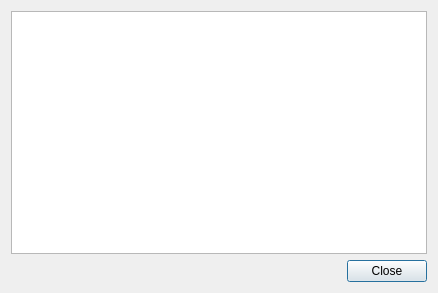
<?xml version="1.0" encoding="UTF-8"?>
<ui version="4.0">
 <class>about</class>
 <widget class="QDialog" name="about">
  <property name="geometry">
   <rect>
    <x>0</x>
    <y>0</y>
    <width>438</width>
    <height>293</height>
   </rect>
  </property>
  <property name="windowTitle">
   <string> About Razor</string>
  </property>
  <layout class="QGridLayout" name="gridLayout">
   <item row="0" column="0">
    <widget class="QTextBrowser" name="textBrowser">
     <property name="openExternalLinks">
      <bool>true</bool>
     </property>
    </widget>
   </item>
   <item row="1" column="0">
    <widget class="QDialogButtonBox" name="buttonBox">
     <property name="standardButtons">
      <set>QDialogButtonBox::Close</set>
     </property>
    </widget>
   </item>
  </layout>
 </widget>
 <resources>
  <include location="../res/aboutdlg.qrc"/>
  <include location="../tmp.qrc"/>
 </resources>
 <connections>
  <connection>
   <sender>buttonBox</sender>
   <signal>rejected()</signal>
   <receiver>about</receiver>
   <slot>reject()</slot>
   <hints>
    <hint type="sourcelabel">
     <x>303</x>
     <y>273</y>
    </hint>
    <hint type="destinationlabel">
     <x>437</x>
     <y>290</y>
    </hint>
   </hints>
  </connection>
 </connections>
</ui>
